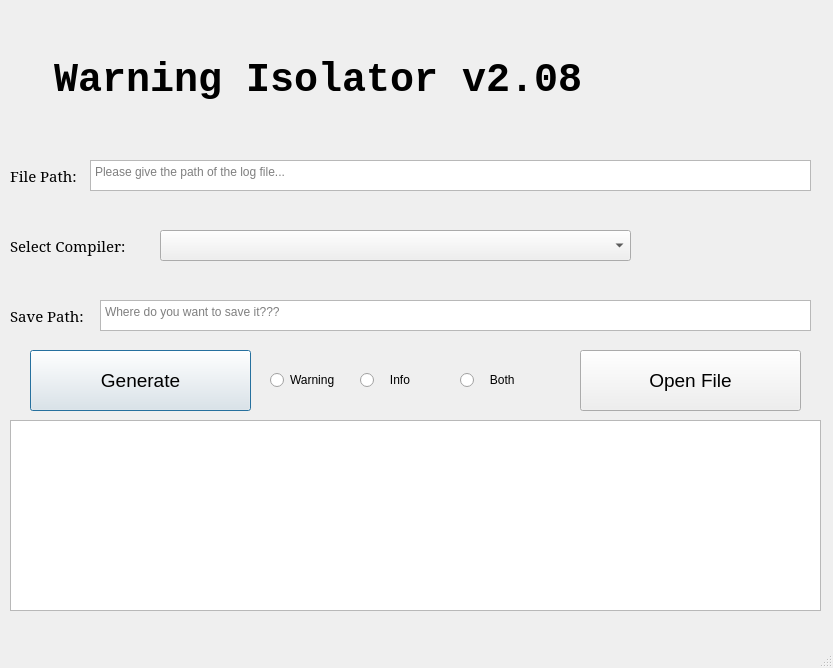
<?xml version="1.0" encoding="UTF-8"?>
<ui version="4.0">
 <class>MainWindow</class>
 <widget class="QMainWindow" name="MainWindow">
  <property name="enabled">
   <bool>true</bool>
  </property>
  <property name="geometry">
   <rect>
    <x>0</x>
    <y>0</y>
    <width>833</width>
    <height>668</height>
   </rect>
  </property>
  <property name="minimumSize">
   <size>
    <width>833</width>
    <height>668</height>
   </size>
  </property>
  <property name="windowTitle">
   <string>MainWindow</string>
  </property>
  <widget class="QWidget" name="centralwidget">
   <widget class="QLabel" name="title_Label">
    <property name="geometry">
     <rect>
      <x>30</x>
      <y>20</y>
      <width>721</width>
      <height>121</height>
     </rect>
    </property>
    <property name="font">
     <font>
      <family>Courier New</family>
      <pointsize>30</pointsize>
      <weight>75</weight>
      <bold>true</bold>
     </font>
    </property>
    <property name="text">
     <string> Warning Isolator v2.08</string>
    </property>
   </widget>
   <widget class="QLabel" name="logpath_Label">
    <property name="geometry">
     <rect>
      <x>10</x>
      <y>160</y>
      <width>71</width>
      <height>31</height>
     </rect>
    </property>
    <property name="font">
     <font>
      <family>MS Serif</family>
      <pointsize>11</pointsize>
     </font>
    </property>
    <property name="text">
     <string>File Path:</string>
    </property>
   </widget>
   <widget class="QLabel" name="compiler_Label">
    <property name="geometry">
     <rect>
      <x>10</x>
      <y>230</y>
      <width>141</width>
      <height>31</height>
     </rect>
    </property>
    <property name="font">
     <font>
      <family>MS Serif</family>
      <pointsize>11</pointsize>
     </font>
    </property>
    <property name="text">
     <string>Select Compiler:</string>
    </property>
   </widget>
   <widget class="QComboBox" name="complierselect_comboBox">
    <property name="geometry">
     <rect>
      <x>160</x>
      <y>230</y>
      <width>471</width>
      <height>31</height>
     </rect>
    </property>
   </widget>
   <widget class="QLabel" name="compiler_Label_2">
    <property name="geometry">
     <rect>
      <x>10</x>
      <y>300</y>
      <width>131</width>
      <height>31</height>
     </rect>
    </property>
    <property name="font">
     <font>
      <family>MS Serif</family>
      <pointsize>11</pointsize>
     </font>
    </property>
    <property name="text">
     <string>Save Path:</string>
    </property>
   </widget>
   <widget class="QPushButton" name="gen_pushButton">
    <property name="geometry">
     <rect>
      <x>30</x>
      <y>350</y>
      <width>221</width>
      <height>61</height>
     </rect>
    </property>
    <property name="font">
     <font>
      <family>MS UI Gothic</family>
      <pointsize>14</pointsize>
      <weight>50</weight>
      <bold>false</bold>
     </font>
    </property>
    <property name="text">
     <string>Generate</string>
    </property>
    <property name="autoDefault">
     <bool>true</bool>
    </property>
    <property name="default">
     <bool>true</bool>
    </property>
   </widget>
   <widget class="QTextEdit" name="log_textEdit">
    <property name="geometry">
     <rect>
      <x>90</x>
      <y>160</y>
      <width>721</width>
      <height>31</height>
     </rect>
    </property>
    <property name="placeholderText">
     <string>Please give the path of the log file...</string>
    </property>
   </widget>
   <widget class="QTextEdit" name="save_textEdit">
    <property name="geometry">
     <rect>
      <x>100</x>
      <y>300</y>
      <width>711</width>
      <height>31</height>
     </rect>
    </property>
    <property name="placeholderText">
     <string>Where do you want to save it???</string>
    </property>
   </widget>
   <widget class="QPushButton" name="open_pushButton">
    <property name="geometry">
     <rect>
      <x>580</x>
      <y>350</y>
      <width>221</width>
      <height>61</height>
     </rect>
    </property>
    <property name="font">
     <font>
      <family>MS UI Gothic</family>
      <pointsize>14</pointsize>
      <weight>50</weight>
      <bold>false</bold>
     </font>
    </property>
    <property name="text">
     <string>Open File</string>
    </property>
   </widget>
   <widget class="QTextEdit" name="update_textEdit">
    <property name="geometry">
     <rect>
      <x>10</x>
      <y>420</y>
      <width>811</width>
      <height>191</height>
     </rect>
    </property>
    <property name="font">
     <font>
      <family>Fixedsys</family>
      <pointsize>12</pointsize>
     </font>
    </property>
   </widget>
   <widget class="QRadioButton" name="diab_warning_radioButton">
    <property name="geometry">
     <rect>
      <x>270</x>
      <y>370</y>
      <width>95</width>
      <height>20</height>
     </rect>
    </property>
    <property name="text">
     <string>Warning</string>
    </property>
   </widget>
   <widget class="QRadioButton" name="diab_info_radioButton">
    <property name="geometry">
     <rect>
      <x>360</x>
      <y>370</y>
      <width>95</width>
      <height>20</height>
     </rect>
    </property>
    <property name="text">
     <string>   Info</string>
    </property>
   </widget>
   <widget class="QRadioButton" name="diab_boith_radioButton">
    <property name="geometry">
     <rect>
      <x>460</x>
      <y>370</y>
      <width>95</width>
      <height>20</height>
     </rect>
    </property>
    <property name="text">
     <string>   Both</string>
    </property>
   </widget>
  </widget>
  <widget class="QMenuBar" name="menubar">
   <property name="geometry">
    <rect>
     <x>0</x>
     <y>0</y>
     <width>833</width>
     <height>26</height>
    </rect>
   </property>
  </widget>
  <widget class="QStatusBar" name="statusbar"/>
 </widget>
 <resources/>
 <connections/>
</ui>
